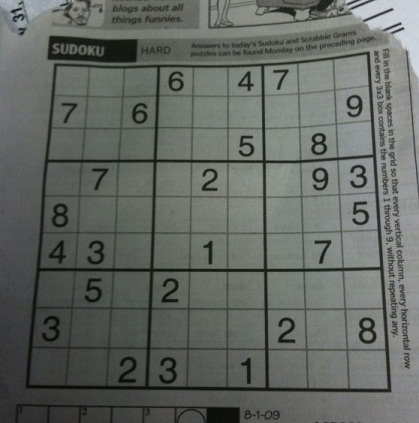
#> input picture 01-OpencvPythonTutorial/ch18/sudoku.jpg, 419 x 423 px
$ python '01-霍夫直线变换.py'
#> lines starting #> are read from the running program, lines starting #| are printed output that depends on the picture; after the words box and inside, x2 and y2 are one past the last pixel; in counts of white or black regions, pixels touching at a corner belong together
# -*-coding:utf-8-*-
# @Author: Damon0626
# @Time  : 19-1-13 下午10:36
# @Email : wwymsn@163.com
# @Software: PyCharm

'''
Opencv实现了两种霍夫线变换：

１－标准霍夫线变换
    提供一组参数对（tho, theta)的结合来表示检测到的直线，在OpenCV中通过函数houghlines实现
２－统计概率霍夫线变换
    效率更高的霍夫线性变换，它输出检测到的直线的端点，(x0, y0, x1, y1)，在OpenCV中通过函数houghlinesP来实现
'''

import cv2
import numpy as np


img = cv2.imread('../ch18/sudoku.jpg')
#> img is the input picture: shape (423, 419, 3); mean B, G, R 98.9, 103.6, 99.4
gray = cv2.cvtColor(img, cv2.COLOR_BGR2GRAY)

edges = cv2.Canny(gray, 10, 50, apertureSize=3)
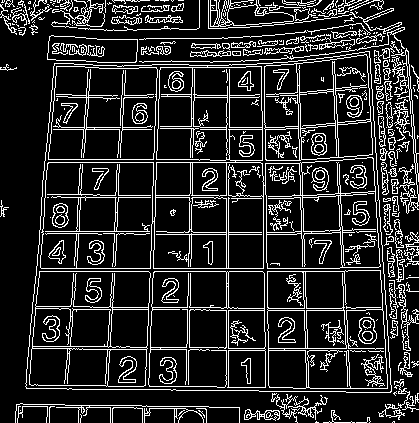
#> edges: shape (423, 419); 15.7% white in thin lines or dots
cv2.imshow('edges', edges)

lines = cv2.HoughLines(edges, 1, np.pi/180, 200)  # 极坐标 ro和theta
#> lines = 29 rows, first 8: [271, 1.57], [268, 1.57], [226, 0], [195, 0.0175], [162, 0.0349], [159, 0.0349], [-262, 3.12], [-293, 3.11]
print('Len of lines:', len(lines))
#| Len of lines: 29
# print(lines)

for line in lines:
	rho, theta = line[0]
	a = np.cos(theta)
	b = np.sin(theta)
	x0 = a * rho
	y0 = b * rho

	x1 = int(x0 + 1000 * (-b))
	y1 = int(y0 + 1000 * (a))
	x2 = int(x0 - 1000 * (-b))
	y2 = int(x0 - 1000 * (a))

	cv2.line(img, (x1, y1), (x2, y2), (0, 0, 255), 2)
	cv2.imshow('houghlines', img)
	cv2.waitKey(1000)
#> this loop made 29 passes
#> (rho, theta, a, b, x0, y0, x1, y1) on passes 1 to 12: (271, 1.57, -4.37e-08, 1, -1.18e-05, 271, -1000, 270), (268, 1.57, -4.37e-08, 1, -1.17e-05, 268, -1000, 267), (226, 0, 1, 0, 226, 0, 226, 1000), (195, 0.0175, 1, 0.0175, 195, 3.4, 177, 1003), (162, 0.0349, 0.999, 0.0349, 161.9, 5.65, 127, 1005), (159, 0.0349, 0.999, 0.0349, 158.9, 5.55, 124, 1004), (-262, 3.12, -1, 0.0175, 262, -4.57, 244, -1004), (-293, 3.11, -0.999, 0.0349, 292.8, -10.23, 257, -1009), (193, 0.0175, 1, 0.0175, 193, 3.37, 175, 1003), (-295, 3.11, -0.999, 0.0349, 294.8, -10.3, 259, -1009), (228, 0, 1, 0, 228, 0, 228, 1000), (62, 0.0873, 0.996, 0.0872, 61.76, 5.4, -25, 1001)
#> pass 1, `cv2.imshow('houghlines', img)`:
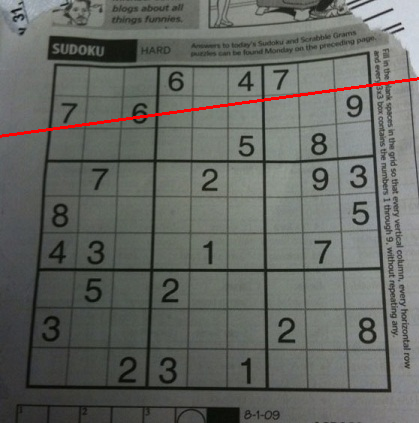
#> window 'houghlines': shape (423, 419, 3); mean B, G, R 98.1, 102.8, 100.4
#> pass 2, `cv2.imshow('houghlines', img)`:
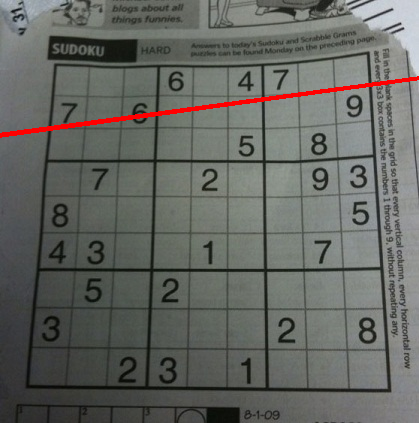
#> window 'houghlines': shape (423, 419, 3); mean B, G, R 97.7, 102.4, 100.9
#> after the loop:
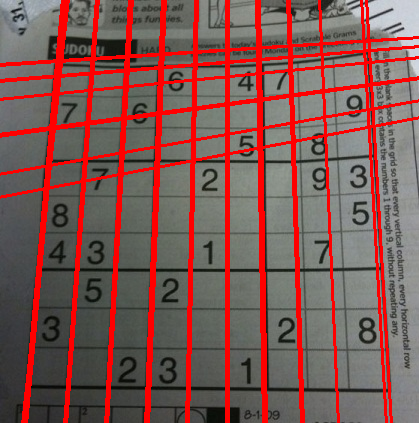
#> img: shape (423, 419, 3); 16.94% of pixels changed, all inside (x1, y1, x2, y2) = (0, 0, 419, 423)

cv2.waitKey(0)
cv2.destroyAllWindows()
